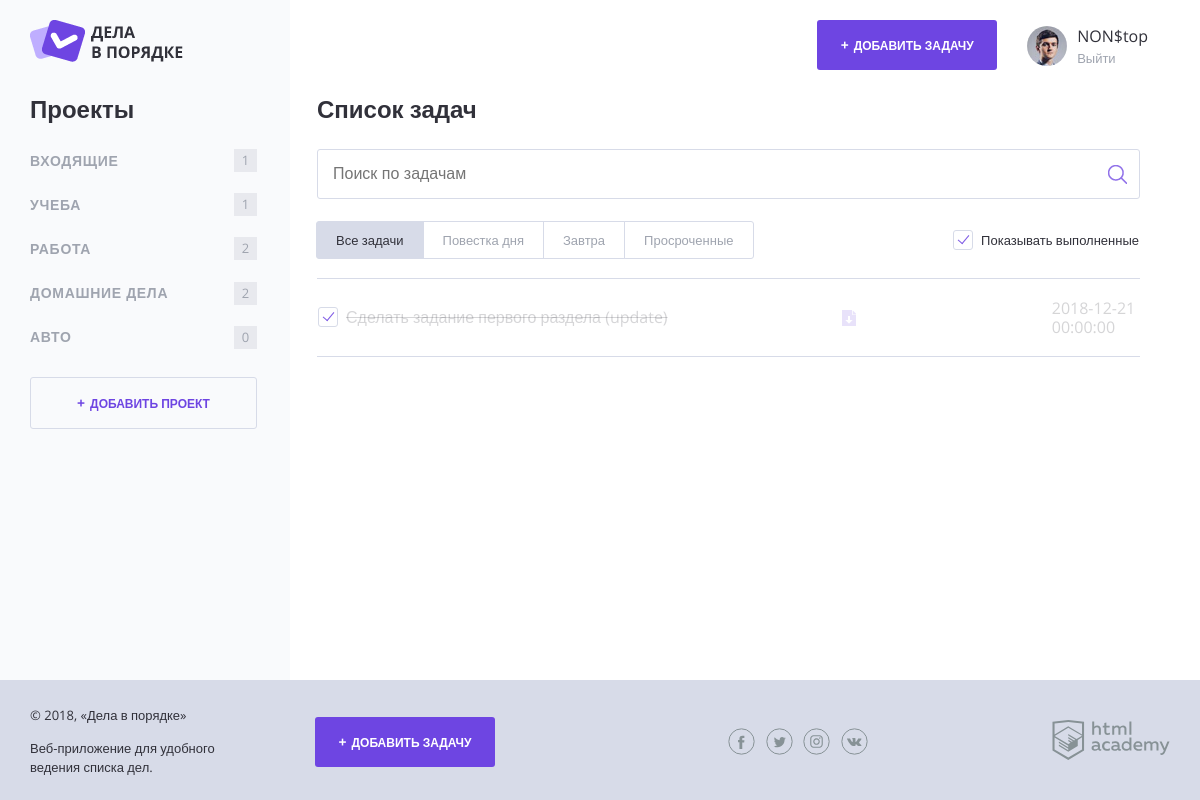
The page /index.php?project_id=2 (signed in) on the database its author committed.
### tables this page shows
CREATE TABLE `projects` (
  `project_id` int(11) NOT NULL AUTO_INCREMENT,
  `user_id` int(11) NOT NULL,
  `project_name` varchar(50) NOT NULL,
  PRIMARY KEY (`project_id`),
  KEY `user_id` (`user_id`)
);

CREATE TABLE `tasks` (
  `task_id` int(11) NOT NULL AUTO_INCREMENT,
  `project_id` int(11) NOT NULL,
  `user_id` int(11) NOT NULL,
  `task_name` varchar(50) NOT NULL,
  `task_create_date` timestamp NOT NULL DEFAULT CURRENT_TIMESTAMP,
  `task_complete_date` timestamp NULL DEFAULT NULL,
  `task_deadline` timestamp NULL DEFAULT NULL,
  `task_file` varchar(100) DEFAULT NULL,
  `task_complete_status` tinyint(1) NOT NULL DEFAULT '0',
  PRIMARY KEY (`task_id`),
  KEY `project_id` (`project_id`),
  KEY `user_id` (`user_id`),
  FULLTEXT KEY `task_name` (`task_name`)
);

### functions.php (called while the page is built, shortened)
<?php
function Include_template($name, $data)
{
    $name = 'templates/' . $name;
    extract($data);
    include_once $name;
    $result = ob_get_clean();
    return $result;
}
function execSql($conn, $sql)
{
    $result = mysqli_query($conn, $sql);
    return $result;
}
function getAssocArrayFromSQL($dbConn, $sql)
{
    $result = mysqli_fetch_all(execSql($dbConn, $sql), MYSQLI_ASSOC);
    return $result;
}

### templates/layout.php (the view, shortened to what this page needs)
<!DOCTYPE html>
<html lang="ru">
<head>
    <link rel="stylesheet" href="css/normalize.css">
    <link rel="stylesheet" href="css/style.css">
    <link rel="stylesheet" href="css/flatpickr.min.css">
</head>
<body>
<div class="page-wrapper">
    <div class="container container--with-sidebar">
        <header class="main-header">
            <a href="/">
                <img src="img/logo.png" width="153" height="42" alt="Логотип Дела в порядке">
            </a>
            <div class="main-header__side">
                <a class="main-header__side-item button button--plus open-modal" href="/task_add.php<?= $activeProject['aloneGetStr'] ?>">Добавить задачу</a>
                <div class="main-header__side-item user-menu">
                    <div class="user-menu__image">
                        <img src="img/user-pic.jpg" width="40" height="40" alt="Пользователь">
                    </div>
                    <div class="user-menu__data">
                        <p><?=  $_SESSION['userName'] ?></p>
                        <a href="/logout.php">Выйти</a>
                    </div>
                </div>
            </div>
        </header>
        <div class="content">
            <section class="content__side">
                <h2 class="content__side-heading">Проекты</h2>
                <nav class="main-navigation">
                    <ul class="main-navigation__list">
                    <?php
                    foreach ($projects as $project) {
                        ?>
                        <li class="main-navigation__list-item">
                            <a class="main-navigation__list-item-link" href="/index.php?project_id=<?= $project['project_id'] ?>"><?= $project['project_name'] ?></a>
                            <span class="main-navigation__list-item-count"><?= $project['task_count'] ?></span>
                        </li>
                    <?php
                    }
                    ?>
                    </ul>
                </nav>
                <a class="button button--transparent button--plus content__side-button"
                   href="/project_add.php">Добавить проект</a>
            </section>
            <?= $content ?>
        </div>
    </div>
</div>
<footer class="main-footer">
    <div class="container">
        <div class="main-footer__copyright">
            <p>© 2018, «Дела в порядке»</p>
            <p>Веб-приложение для удобного ведения списка дел.</p>
        </div>
        <a class="main-footer__button button button--plus" href="/task_add.php<?= $activeProject['aloneGetStr'] ?>">Добавить задачу</a>
        <div class="main-footer__social social">
            <a class="social__link social__link--facebook" href="#">
            </a>
            <a class="social__link social__link--twitter" href="#">
            </a>
            <a class="social__link social__link--instagram" href="#">
            </a>
            <a class="social__link social__link--vkontakte" href="#">
            </a>
        </div>
        <div class="main-footer__developed-by">
            <a href="https://htmlacademy.ru/intensive/php">
                <img src="img/htmlacademy.svg" alt="HTML Academy" width="118" height="40">
            </a>
        </div>
    </div>
</footer>
</body>
</html>

### templates/index.php (shortened to what this page needs)
<main class="content__main">
    <h2 class="content__main-heading">Список задач</h2>
    <form class="search-form" action="index.php" method="post">
        <input class="search-form__input" type="text" name="search" value="" placeholder="Поиск по задачам">
        <input class="search-form__submit" type="submit" name="submit" value="Искать">
    </form>
    <div class="tasks-controls">
        <nav class="tasks-switch">
            <a href="/index.php?task_filter=0<?= $activeProject['additionGetStr'] ?>" class="tasks-switch__item<?= $activeTaskFilter[0] ?>">Все задачи</a>
            <a href="/index.php?task_filter=1<?= $activeProject['additionGetStr'] ?>" class="tasks-switch__item<?= $activeTaskFilter[1] ?>">Повестка дня</a>
            <a href="/index.php?task_filter=2<?= $activeProject['additionGetStr'] ?>" class="tasks-switch__item<?= $activeTaskFilter[2] ?>">Завтра</a>
            <a href="/index.php?task_filter=3<?= $activeProject['additionGetStr'] ?>" class="tasks-switch__item<?= $activeTaskFilter[3] ?>">Просроченные</a>
        </nav>
        <label class="checkbox">
            <span class="checkbox__text">Показывать выполненные</span>
        </label>
    </div>
    <table class="tasks">
        <?php
        foreach ($tasks as $task) {
            $taskCompletedClass = "";
            $taskImportantClass = "";
            if (!is_null($task['task_deadline'])) {
                $taskDate = strtotime($task['task_deadline'] . '00:00:00');
                $timeToOver = floor(($taskDate - time()) / 3600);
                if ($timeToOver <= 24) {
                    $taskImportantClass = " task--important";
                }
            }
            if ($task['task_complete_status']) {
                $taskCompletedClass = " task--completed";
                $taskImportantClass = "";
            } ?>
        <tr class="tasks__item task<?= $taskCompletedClass . $taskImportantClass ?>">
            <td class="task__select">
                <label class="checkbox task__checkbox">
                    <span class="checkbox__text"><?= $task['task_name'] ?></span>
                </label>
            </td>
            <td class="task__file">
                <a class="download-link" href="<?= $task['task_file'] ?>"><?= basename($task['task_file']) ?></a>
            </td>
            <td class="task__date"><?= $task['task_deadline'] ?></td>
        </tr>
        <?php
        }
        ?>
    </table>
</main>

### rows shown on the page
projects: project_name "ВХОДЯЩИЕ", task_count "1"
projects: project_name "УЧЕБА", task_count "1"
projects: project_name "РАБОТА", task_count "2"
projects: project_name "ДОМАШНИЕ ДЕЛА", task_count "2"
projects: project_name "АВТО", task_count "0"
tasks: task_name "Сделать задание первого раздела (update)", task_deadline "2018-12-21 00:00:00"

### other values the page prints
$_SESSION['userName'] "NON$top"
